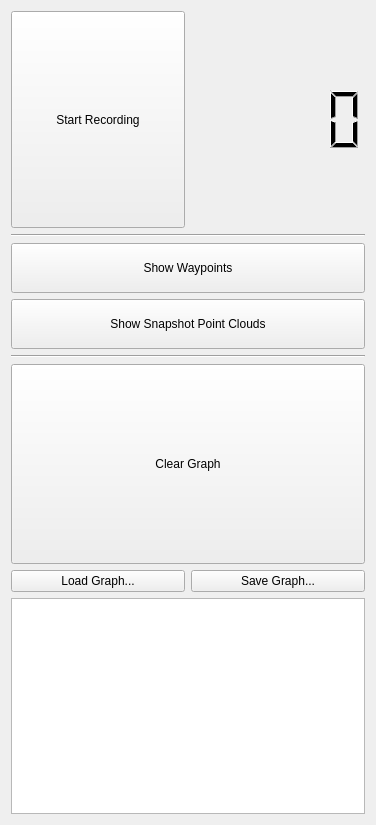
<?xml version="1.0" encoding="UTF-8"?>
<ui version="4.0">
 <class>Form</class>
 <widget class="QWidget" name="Form">
  <property name="geometry">
   <rect>
    <x>0</x>
    <y>0</y>
    <width>376</width>
    <height>825</height>
   </rect>
  </property>
  <property name="acceptDrops">
   <bool>false</bool>
  </property>
  <property name="windowTitle">
   <string>Form</string>
  </property>
  <layout class="QVBoxLayout" name="verticalLayout_2">
   <item>
    <layout class="QHBoxLayout" name="recordingLayout">
     <item>
      <widget class="QPushButton" name="recordingToggleButton">
       <property name="enabled">
        <bool>true</bool>
       </property>
       <property name="sizePolicy">
        <sizepolicy hsizetype="Expanding" vsizetype="Expanding">
         <horstretch>0</horstretch>
         <verstretch>0</verstretch>
        </sizepolicy>
       </property>
       <property name="styleSheet">
        <string notr="true"/>
       </property>
       <property name="text">
        <string>Start Recording</string>
       </property>
      </widget>
     </item>
     <item>
      <widget class="QLCDNumber" name="recordingTime">
       <property name="sizePolicy">
        <sizepolicy hsizetype="MinimumExpanding" vsizetype="Expanding">
         <horstretch>0</horstretch>
         <verstretch>0</verstretch>
        </sizepolicy>
       </property>
       <property name="frameShape">
        <enum>QFrame::NoFrame</enum>
       </property>
       <property name="frameShadow">
        <enum>QFrame::Plain</enum>
       </property>
       <property name="segmentStyle">
        <enum>QLCDNumber::Filled</enum>
       </property>
      </widget>
     </item>
    </layout>
   </item>
   <item>
    <widget class="Line" name="line">
     <property name="orientation">
      <enum>Qt::Horizontal</enum>
     </property>
    </widget>
   </item>
   <item>
    <widget class="QPushButton" name="listGraphButton">
     <property name="sizePolicy">
      <sizepolicy hsizetype="Expanding" vsizetype="Expanding">
       <horstretch>0</horstretch>
       <verstretch>0</verstretch>
      </sizepolicy>
     </property>
     <property name="maximumSize">
      <size>
       <width>16777215</width>
       <height>50</height>
      </size>
     </property>
     <property name="text">
      <string>Show Waypoints</string>
     </property>
     <property name="autoDefault">
      <bool>false</bool>
     </property>
     <property name="default">
      <bool>false</bool>
     </property>
     <property name="flat">
      <bool>false</bool>
     </property>
    </widget>
   </item>
   <item>
    <widget class="QPushButton" name="pointcloudToggleButton">
     <property name="sizePolicy">
      <sizepolicy hsizetype="Minimum" vsizetype="Expanding">
       <horstretch>0</horstretch>
       <verstretch>0</verstretch>
      </sizepolicy>
     </property>
     <property name="maximumSize">
      <size>
       <width>16777215</width>
       <height>50</height>
      </size>
     </property>
     <property name="text">
      <string>Show Snapshot Point Clouds</string>
     </property>
     <property name="checkable">
      <bool>true</bool>
     </property>
     <property name="checked">
      <bool>false</bool>
     </property>
    </widget>
   </item>
   <item>
    <widget class="Line" name="line_2">
     <property name="orientation">
      <enum>Qt::Horizontal</enum>
     </property>
    </widget>
   </item>
   <item>
    <widget class="QPushButton" name="clearGraphButton">
     <property name="sizePolicy">
      <sizepolicy hsizetype="Minimum" vsizetype="Expanding">
       <horstretch>0</horstretch>
       <verstretch>0</verstretch>
      </sizepolicy>
     </property>
     <property name="maximumSize">
      <size>
       <width>16777215</width>
       <height>200</height>
      </size>
     </property>
     <property name="text">
      <string>Clear Graph</string>
     </property>
    </widget>
   </item>
   <item>
    <layout class="QHBoxLayout" name="graphFilesLayout">
     <item>
      <widget class="QPushButton" name="graphLoadButton">
       <property name="text">
        <string>Load Graph...</string>
       </property>
      </widget>
     </item>
     <item>
      <widget class="QPushButton" name="graphSaveButton">
       <property name="text">
        <string>Save Graph...</string>
       </property>
      </widget>
     </item>
    </layout>
   </item>
   <item>
    <widget class="QTextEdit" name="statusBox">
     <property name="readOnly">
      <bool>true</bool>
     </property>
    </widget>
   </item>
  </layout>
 </widget>
 <resources/>
 <connections/>
</ui>
